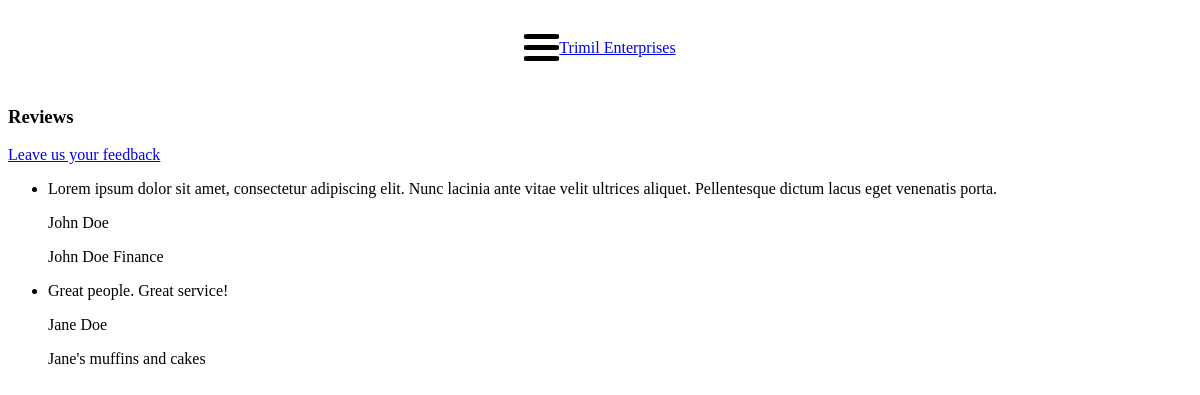
/reviews, run on an earlier commit of the app's database.
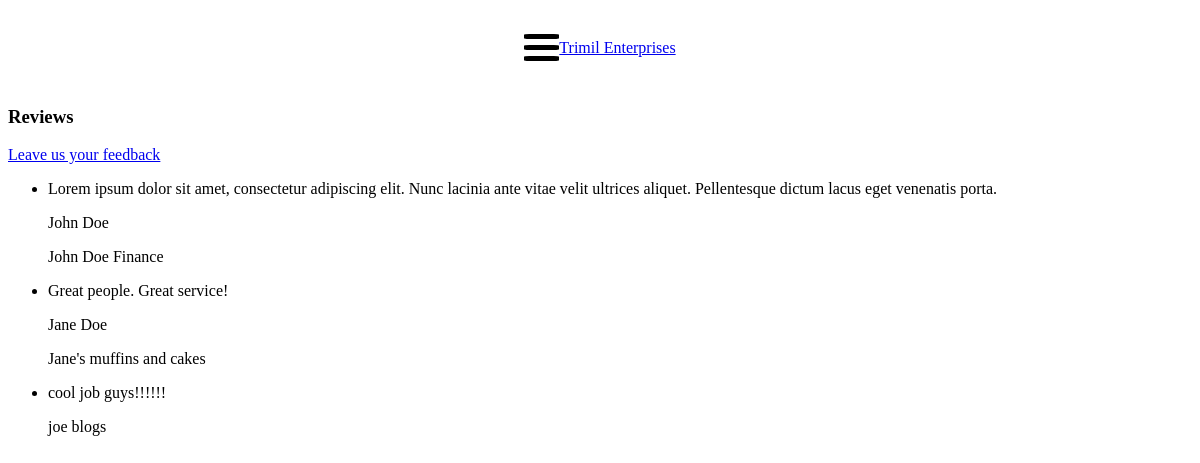
And on a later commit of the database.
### tables this page shows
CREATE TABLE Reviews (ID INTEGER DEFAULT (NOT NULL) DEFAULT AUTO_INCREMENT, FirstName TEXT, LastName TEXT, organisation TEXT, Content TEXT, email STRING);

### app.py (the view)
@app.route("/reviews")
def review():
  conn=get_database_connection()
  reviews=conn.execute("SELECT * FROM Reviews").fetchall()
  conn.close()
  return render_template("listOfReviews.html", reviews=reviews)

### app.py (called while the page is built)
def get_database_connection():
  conn = sql.connect('TrimilEnterprises.db')
  conn.row_factory = sql.Row
  return conn

### templates/listOfReviews.html
{% extends "layout.html" %}
{% block body %}
<h3>Reviews</h3>
<a href="/reviews/create">Leave us your feedback</a>
<ul>
  {% for review in reviews %}
    <li>
      <p class="review-content">{{review.content}}</p>
      <p class="review-name">{{review.FirstName}} {{review.LastName}}</p>
      <p class="review-company">{{review.organisation}}</p>
    </li>
  {% endfor %}
</ul>
{% endblock %}

What changed in the data, as far as the page shows it:
added Reviews: content "cool job guys!!!!!!", FirstName "joe", LastName "blogs"
